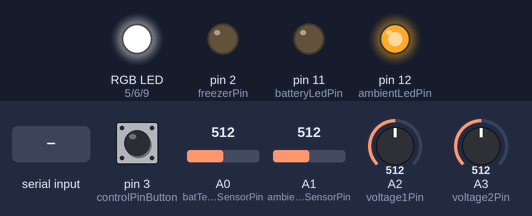
Simulated run of this sketch. Board: Arduino Uno, built with avr-gcc and run on an emulated ATmega328P. On the bench: an RGB LED mixed from three pins (HIGH = lit), output pins drawn as LEDs (lit = HIGH). The inputs (shaded band) are chosen by the test bench; at power-on: pin 3 (controlPinButton) HIGH, A0 (batTempSensorPin) = 512, A1 (ambientTempSensorPin) = 512, A2 (voltage1Pin) = 512, A3 (voltage2Pin) = 512. What the sketch prints to the serial monitor is not drawn.

Above: at 0.8 s.
0.9 s: "90,45\n" received over Serial
2.4 s: pin 3 (controlPinButton) pulled LOW for 0.15 s
At 3.7 s:
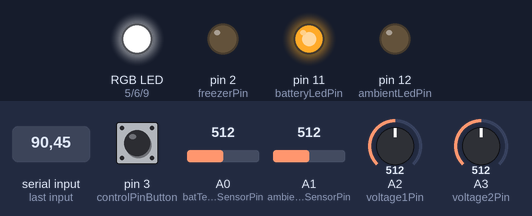
4.0 s: pin 3 (controlPinButton) pulled LOW for 1 s
At 6.2 s:
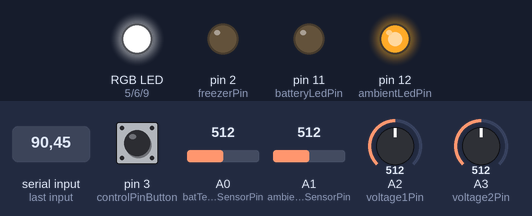
6.5 s: pin 3 (controlPinButton) pulled LOW for 3.2 s
At 22.8 s:
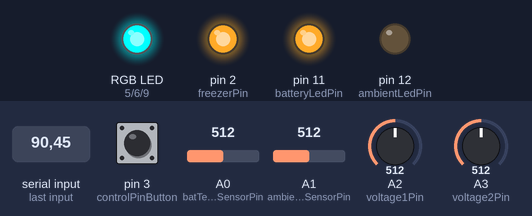
Timing chart, 0 to 23.3 s (numbered marks = the images above; inputs shaded):
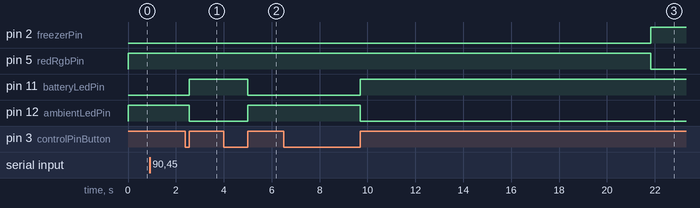

The sketch:

EnvironmentalChamberController_Rev._1.ino
```cpp
static int batTempSensorPin = A0;
static int ambientTempSensorPin = A1;
static int voltage1Pin = A2;
static int voltage2Pin = A3;
static int freezerPin = 2;
static int controlPinButton = 3;
static int redRgbPin = 5;
static int greenRgbPin = 6;
static int blueRgbPin = 9;
static int batteryLedPin = 11;
static int ambientLedPin = 12;
static double compareTolerance = (3.1/1.8)/2;
static double voltsPerBit = 3.3/1023;
volatile int freezerControlPin = ambientTempSensorPin;
volatile int tempTarget = 0;
volatile int tempTolerance = 3;
volatile unsigned long timeStarted;
volatile unsigned long timeRunning = 0;
volatile unsigned long timeSwitchedToCurrentState = 0;
volatile int tempHistory[] = {0,0,0,0,0,0,0,0,0,0};
volatile boolean freezerOn = false;

void setup() {
  analogReference(EXTERNAL);
  pinMode(freezerPin,OUTPUT);
  pinMode(controlPinButton,INPUT_PULLUP);
  pinMode(batteryLedPin,OUTPUT);
  pinMode(ambientLedPin,OUTPUT);
  digitalWrite(ambientLedPin,HIGH);
  colorChange(0,0,0);
  Serial.begin(9600);
  Serial.println("Please enter the target temperature in Fahrenheit:");
  tempTarget = serialIntResponse();
  Serial.println("°F");
  Serial.println("Please enter the tolerance for acceptable temperature in Fahrenheit:");
  tempTolerance = serialIntResponse();
  Serial.println("°F");
  Serial.println("Time In Current State (s),Freezer On?,Freezer Control Sensor,Average Control Temperature (°F),Ambient Temperature (°F),Battery Temperature (°F),Voltage 1,Voltage 2");
  timeStarted = (long)(millis()/1000);
}
void loop() {
  if(timeRunning%2 == 0)
    freezerControl(convertTemp(freezerControlPin));
  if(timeRunning >= 20)
    rgbLedControl();
  Serial.print(timeRunning-timeSwitchedToCurrentState);
  Serial.print(",");
  Serial.print(freezerOn);
  Serial.print(",");
  if(freezerControlPin == ambientTempSensorPin)
    Serial.print("Ambient Temperature Sensor");
  else if(freezerControlPin == batTempSensorPin)
    Serial.print("Battery Temperature Sensor");
  Serial.print(",");
  Serial.print(averageTempHistory());
  Serial.print(",");
  Serial.print(convertTemp(ambientTempSensorPin));
  Serial.print(",");
  Serial.print(convertTemp(batTempSensorPin));
  Serial.print(",");
  Serial.print(convertVolt(voltage1Pin));
  Serial.print(",");
  Serial.println(convertVolt(voltage2Pin));
  delay(1000);
  timeRunning = (long)(millis()/1000)-timeStarted;
  attachInterrupt(digitalPinToInterrupt(controlPinButton), switchFreezerControlPin, RISING);
}
void switchFreezerControlPin() {
  if(freezerControlPin == ambientTempSensorPin) {
    freezerControlPin = batTempSensorPin;
    digitalWrite(batteryLedPin,HIGH);
    digitalWrite(ambientLedPin,LOW);
  }
  else if(freezerControlPin == batTempSensorPin) {
    freezerControlPin = ambientTempSensorPin;
    digitalWrite(ambientLedPin,HIGH);
    digitalWrite(batteryLedPin,LOW);
  }
}
void freezerControl(int tempF) {
  advanceTempHistory(tempF);
  if(timeRunning-timeSwitchedToCurrentState >= 20) {
    if(averageTempHistory() <= tempTarget-(tempTolerance/2) && freezerOn == true) {
      freezerOn = false;
      toggleFreezerState();
    }
    else if(averageTempHistory() >= tempTarget+(tempTolerance/2) && freezerOn == false) {
      freezerOn = true;
      toggleFreezerState();
    }
  }
}
void toggleFreezerState() {
  if(freezerOn)
    digitalWrite(freezerPin,HIGH);
  else
    digitalWrite(freezerPin,LOW);
  timeSwitchedToCurrentState = (long)(millis()/1000)-timeStarted;
}
void rgbLedControl() {
  int tempF = averageTempHistory();
  int minTempTolerance = tempTarget-tempTolerance;
  int maxTempTolerance = tempTarget+tempTolerance;
  int range = maxTempTolerance - minTempTolerance;
  int tempBits = (1020/range)*(tempF-minTempTolerance);
  if(tempBits >= 0 && tempBits <= 255)
    colorChange(0,tempBits,255);
  else if(tempBits > 255 && tempBits <= 510)
    colorChange(0,255,255-(tempBits-255));
  else if(tempBits > 510 && tempBits <= 765)
    colorChange(tempBits-510,255,0);
  else if(tempBits > 765 && tempBits <= 1020)
    colorChange(255,255-(tempBits-765),0);
  else if(tempBits < 0)
    colorChange(0,0,255);
  else if(tempBits > 1020)
    colorChange(255,0,0);
}
int serialIntResponse() {
  Serial.read();
  while(Serial.available() == 0)
    delay(10);
  int response = Serial.parseInt();
  Serial.read();
  Serial.print(response);
  return response;
}
void advanceTempHistory(int tempF) {
  for(int i = 0;i < 9;i++) {
    tempHistory[i] = tempHistory[i+1];
  }
  tempHistory[9] = tempF;
}
int averageTempHistory() {
  int sum = 0;
  for(int i = 0;i <= 9;i++) {
    sum += tempHistory[i];
  }
  return sum/10;
}
double convertVolt(int pin) {
  int sensorValue = analogRead(pin);
  double voltage = sensorValue*voltsPerBit;
  return voltage;
}
int convertTemp(int pin) {
  int sensorValue = analogRead(pin);
  int tempF = 0;
  for(int i = 0;i < 342;i++) {
    double sensorVal = i*(3.1/1.8)+31;
    if(sensorValue >= sensorVal-compareTolerance && sensorValue < sensorVal+compareTolerance) {
      tempF = i-40;
      break;
    }
  }
  return tempF;
}
void colorChange(int r, int g, int b) {
  analogWrite(redRgbPin,255-r);
  analogWrite(greenRgbPin,255-g);
  analogWrite(blueRgbPin,255-b);
}
```

Measured:
- after the input at 0.9 s, every drawn part: stays the same
- after the input at 2.4 s, pin 11 (batteryLedPin): LOW → HIGH after 0.15 s; pin 12 (ambientLedPin): HIGH → LOW after 0.15 s
- after the input at 4.0 s, pin 11 (batteryLedPin): HIGH → LOW after 1.0 s; pin 12 (ambientLedPin): LOW → HIGH after 1.0 s
- after the input at 6.5 s, pin 11 (batteryLedPin): LOW → HIGH after 3.2 s; pin 12 (ambientLedPin): HIGH → LOW after 3.2 s
